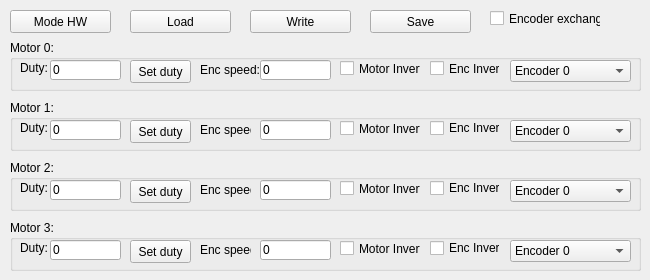
    <widget class="QWidget" name="modeHW">
     <attribute name="title">
      <string>Mode HW</string>
     </attribute>
     <widget class="QPushButton" name="btn_mode_hw_save_params">
      <property name="geometry">
       <rect>
        <x>370</x>
        <y>10</y>
        <width>101</width>
        <height>23</height>
       </rect>
      </property>
      <property name="text">
       <string>Save</string>
      </property>
     </widget>
     <widget class="QPushButton" name="btn_change_mode_hw">
      <property name="geometry">
       <rect>
        <x>10</x>
        <y>10</y>
        <width>101</width>
        <height>23</height>
       </rect>
      </property>
      <property name="text">
       <string>Mode HW</string>
      </property>
     </widget>
     <widget class="QPushButton" name="btn_mode_hw_write_params">
      <property name="geometry">
       <rect>
        <x>250</x>
        <y>10</y>
        <width>101</width>
        <height>23</height>
       </rect>
      </property>
      <property name="text">
       <string>Write</string>
      </property>
     </widget>
     <widget class="QGroupBox" name="groupBox_8">
      <property name="geometry">
       <rect>
        <x>10</x>
        <y>40</y>
        <width>631</width>
        <height>51</height>
       </rect>
      </property>
      <property name="title">
       <string>Motor 0:</string>
      </property>
      <widget class="QLineEdit" name="txtb_motor0_duty">
       <property name="geometry">
        <rect>
         <x>40</x>
         <y>20</y>
         <width>71</width>
         <height>20</height>
        </rect>
       </property>
       <property name="text">
        <string>0</string>
       </property>
      </widget>
      <widget class="QLabel" name="label_16">
       <property name="geometry">
        <rect>
         <x>10</x>
         <y>20</y>
         <width>31</width>
         <height>16</height>
        </rect>
       </property>
       <property name="text">
        <string>Duty:</string>
       </property>
      </widget>
      <widget class="QLabel" name="label_18">
       <property name="geometry">
        <rect>
         <x>190</x>
         <y>20</y>
         <width>71</width>
         <height>20</height>
        </rect>
       </property>
       <property name="text">
        <string>Enc speed:</string>
       </property>
      </widget>
      <widget class="QLineEdit" name="txtb_enc0_speed">
       <property name="geometry">
        <rect>
         <x>250</x>
         <y>20</y>
         <width>71</width>
         <height>20</height>
        </rect>
       </property>
       <property name="text">
        <string>0</string>
       </property>
       <property name="readOnly">
        <bool>true</bool>
       </property>
      </widget>
      <widget class="QPushButton" name="btn_set_duty0">
       <property name="geometry">
        <rect>
         <x>120</x>
         <y>20</y>
         <width>61</width>
         <height>23</height>
        </rect>
       </property>
       <property name="text">
        <string>Set duty</string>
       </property>
      </widget>
      <widget class="QCheckBox" name="cb_motor0_invert">
       <property name="geometry">
        <rect>
         <x>330</x>
         <y>20</y>
         <width>81</width>
         <height>17</height>
        </rect>
       </property>
       <property name="text">
        <string>Motor Invert</string>
       </property>
      </widget>
      <widget class="QCheckBox" name="cb_enc0_invert">
       <property name="geometry">
        <rect>
         <x>420</x>
         <y>20</y>
         <width>70</width>
         <height>17</height>
        </rect>
       </property>
       <property name="text">
        <string>Enc Invert</string>
       </property>
      </widget>
      <widget class="QComboBox" name="cbEncoder">
       <property name="geometry">
        <rect>
         <x>500</x>
         <y>20</y>
         <width>121</width>
         <height>22</height>
        </rect>
       </property>
       <item>
        <property name="text">
         <string>Encoder 0</string>
        </property>
       </item>
       <item>
        <property name="text">
         <string>Encoder 1</string>
        </property>
       </item>
       <item>
        <property name="text">
         <string>Encoder 2</string>
        </property>
       </item>
       <item>
        <property name="text">
         <string>Encoder 3</string>
        </property>
       </item>
      </widget>
     </widget>
     <widget class="QGroupBox" name="groupBox_9">
      <property name="geometry">
       <rect>
        <x>10</x>
        <y>100</y>
        <width>631</width>
        <height>51</height>
       </rect>
      </property>
      <property name="title">
       <string>Motor 1:</string>
      </property>
      <widget class="QLineEdit" name="txtb_motor1_duty">
       <property name="geometry">
        <rect>
         <x>40</x>
         <y>20</y>
         <width>71</width>
         <height>20</height>
        </rect>
       </property>
       <property name="text">
        <string>0</string>
       </property>
      </widget>
      <widget class="QLabel" name="label_17">
       <property name="geometry">
        <rect>
         <x>10</x>
         <y>20</y>
         <width>31</width>
         <height>16</height>
        </rect>
       </property>
       <property name="text">
        <string>Duty:</string>
       </property>
      </widget>
      <widget class="QLabel" name="label_19">
       <property name="geometry">
        <rect>
         <x>190</x>
         <y>20</y>
         <width>51</width>
         <height>20</height>
        </rect>
       </property>
       <property name="text">
        <string>Enc speed:</string>
       </property>
      </widget>
      <widget class="QLineEdit" name="txtb_enc1_speed">
       <property name="geometry">
        <rect>
         <x>250</x>
         <y>20</y>
         <width>71</width>
         <height>20</height>
        </rect>
       </property>
       <property name="text">
        <string>0</string>
       </property>
       <property name="readOnly">
        <bool>true</bool>
       </property>
      </widget>
      <widget class="QPushButton" name="btn_set_duty1">
       <property name="geometry">
        <rect>
         <x>120</x>
         <y>20</y>
         <width>61</width>
         <height>23</height>
        </rect>
       </property>
       <property name="text">
        <string>Set duty</string>
       </property>
      </widget>
      <widget class="QCheckBox" name="cb_motor1_invert">
       <property name="geometry">
        <rect>
         <x>330</x>
         <y>20</y>
         <width>81</width>
         <height>17</height>
        </rect>
       </property>
       <property name="text">
        <string>Motor Invert</string>
       </property>
      </widget>
      <widget class="QCheckBox" name="cb_enc1_invert">
       <property name="geometry">
        <rect>
         <x>420</x>
         <y>20</y>
         <width>70</width>
         <height>16</height>
        </rect>
       </property>
       <property name="text">
        <string>Enc Invert</string>
       </property>
      </widget>
      <widget class="QComboBox" name="cbEncoder_2">
       <property name="geometry">
        <rect>
         <x>500</x>
         <y>20</y>
         <width>121</width>
         <height>22</height>
        </rect>
       </property>
       <item>
        <property name="text">
         <string>Encoder 0</string>
        </property>
       </item>
       <item>
        <property name="text">
         <string>Encoder 1</string>
        </property>
       </item>
       <item>
        <property name="text">
         <string>Encoder 2</string>
        </property>
       </item>
       <item>
        <property name="text">
         <string>Encoder 3</string>
        </property>
       </item>
      </widget>
     </widget>
     <widget class="QCheckBox" name="cb_enc_exchange">
      <property name="geometry">
       <rect>
        <x>490</x>
        <y>10</y>
        <width>111</width>
        <height>17</height>
       </rect>
      </property>
      <property name="text">
       <string>Encoder exchange</string>
      </property>
     </widget>
     <widget class="QPushButton" name="btn_mode_hw_load_params">
      <property name="geometry">
       <rect>
        <x>130</x>
        <y>10</y>
        <width>101</width>
        <height>23</height>
       </rect>
      </property>
      <property name="text">
       <string>Load</string>
      </property>
     </widget>
     <widget class="QGroupBox" name="groupBox_15">
      <property name="geometry">
       <rect>
        <x>10</x>
        <y>160</y>
        <width>631</width>
        <height>51</height>
       </rect>
      </property>
      <property name="title">
       <string>Motor 2:</string>
      </property>
      <widget class="QLineEdit" name="txtb_motor1_duty_2">
       <property name="geometry">
        <rect>
         <x>40</x>
         <y>20</y>
         <width>71</width>
         <height>20</height>
        </rect>
       </property>
       <property name="text">
        <string>0</string>
       </property>
      </widget>
      <widget class="QLabel" name="label_75">
       <property name="geometry">
        <rect>
         <x>10</x>
         <y>20</y>
         <width>31</width>
         <height>16</height>
        </rect>
       </property>
       <property name="text">
        <string>Duty:</string>
       </property>
      </widget>
      <widget class="QLabel" name="label_76">
       <property name="geometry">
        <rect>
         <x>190</x>
         <y>20</y>
         <width>51</width>
         <height>20</height>
        </rect>
       </property>
       <property name="text">
        <string>Enc speed:</string>
       </property>
      </widget>
      <widget class="QLineEdit" name="txtb_enc1_speed_2">
       <property name="geometry">
        <rect>
         <x>250</x>
         <y>20</y>
         <width>71</width>
         <height>20</height>
        </rect>
       </property>
       <property name="text">
        <string>0</string>
       </property>
       <property name="readOnly">
        <bool>true</bool>
       </property>
      </widget>
      <widget class="QPushButton" name="btn_set_duty1_2">
       <property name="geometry">
        <rect>
         <x>120</x>
         <y>20</y>
         <width>61</width>
         <height>23</height>
        </rect>
       </property>
       <property name="text">
        <string>Set duty</string>
       </property>
      </widget>
      <widget class="QCheckBox" name="cb_motor1_invert_2">
       <property name="geometry">
        <rect>
         <x>330</x>
         <y>20</y>
         <width>81</width>
         <height>17</height>
        </rect>
       </property>
       <property name="text">
        <string>Motor Invert</string>
       </property>
      </widget>
      <widget class="QCheckBox" name="cb_enc1_invert_2">
       <property name="geometry">
        <rect>
         <x>420</x>
         <y>20</y>
         <width>70</width>
         <height>16</height>
        </rect>
       </property>
       <property name="text">
        <string>Enc Invert</string>
       </property>
      </widget>
      <widget class="QComboBox" name="cbEncoder_3">
       <property name="geometry">
        <rect>
         <x>500</x>
         <y>20</y>
         <width>121</width>
         <height>22</height>
        </rect>
       </property>
       <item>
        <property name="text">
         <string>Encoder 0</string>
        </property>
       </item>
       <item>
        <property name="text">
         <string>Encoder 1</string>
        </property>
       </item>
       <item>
        <property name="text">
         <string>Encoder 2</string>
        </property>
       </item>
       <item>
        <property name="text">
         <string>Encoder 3</string>
        </property>
       </item>
      </widget>
     </widget>
     <widget class="QGroupBox" name="groupBox_16">
      <property name="geometry">
       <rect>
        <x>10</x>
        <y>220</y>
        <width>631</width>
        <height>51</height>
       </rect>
      </property>
      <property name="title">
       <string>Motor 3:</string>
      </property>
      <widget class="QLineEdit" name="txtb_motor1_duty_3">
       <property name="geometry">
        <rect>
         <x>40</x>
         <y>20</y>
         <width>71</width>
         <height>20</height>
        </rect>
       </property>
       <property name="text">
        <string>0</string>
       </property>
      </widget>
      <widget class="QLabel" name="label_77">
       <property name="geometry">
        <rect>
         <x>10</x>
         <y>20</y>
         <width>31</width>
         <height>16</height>
        </rect>
       </property>
       <property name="text">
        <string>Duty:</string>
       </property>
      </widget>
      <widget class="QLabel" name="label_78">
       <property name="geometry">
        <rect>
         <x>190</x>
         <y>20</y>
         <width>51</width>
         <height>20</height>
        </rect>
       </property>
       <property name="text">
        <string>Enc speed:</string>
       </property>
      </widget>
      <widget class="QLineEdit" name="txtb_enc1_speed_3">
       <property name="geometry">
        <rect>
         <x>250</x>
         <y>20</y>
         <width>71</width>
         <height>20</height>
        </rect>
       </property>
       <property name="text">
        <string>0</string>
       </property>
       <property name="readOnly">
        <bool>true</bool>
       </property>
      </widget>
      <widget class="QPushButton" name="btn_set_duty1_3">
       <property name="geometry">
        <rect>
         <x>120</x>
         <y>20</y>
         <width>61</width>
         <height>23</height>
        </rect>
       </property>
       <property name="text">
        <string>Set duty</string>
       </property>
      </widget>
      <widget class="QCheckBox" name="cb_motor1_invert_3">
       <property name="geometry">
        <rect>
         <x>330</x>
         <y>20</y>
         <width>81</width>
         <height>17</height>
        </rect>
       </property>
       <property name="text">
        <string>Motor Invert</string>
       </property>
      </widget>
      <widget class="QCheckBox" name="cb_enc1_invert_3">
       <property name="geometry">
        <rect>
         <x>420</x>
         <y>20</y>
         <width>70</width>
         <height>16</height>
        </rect>
       </property>
       <property name="text">
        <string>Enc Invert</string>
       </property>
      </widget>
      <widget class="QComboBox" name="cbEncoder_4">
       <property name="geometry">
        <rect>
         <x>500</x>
         <y>20</y>
         <width>121</width>
         <height>22</height>
        </rect>
       </property>
       <item>
        <property name="text">
         <string>Encoder 0</string>
        </property>
       </item>
       <item>
        <property name="text">
         <string>Encoder 1</string>
        </property>
       </item>
       <item>
        <property name="text">
         <string>Encoder 2</string>
        </property>
       </item>
       <item>
        <property name="text">
         <string>Encoder 3</string>
        </property>
       </item>
      </widget>
     </widget>
    </widget>
